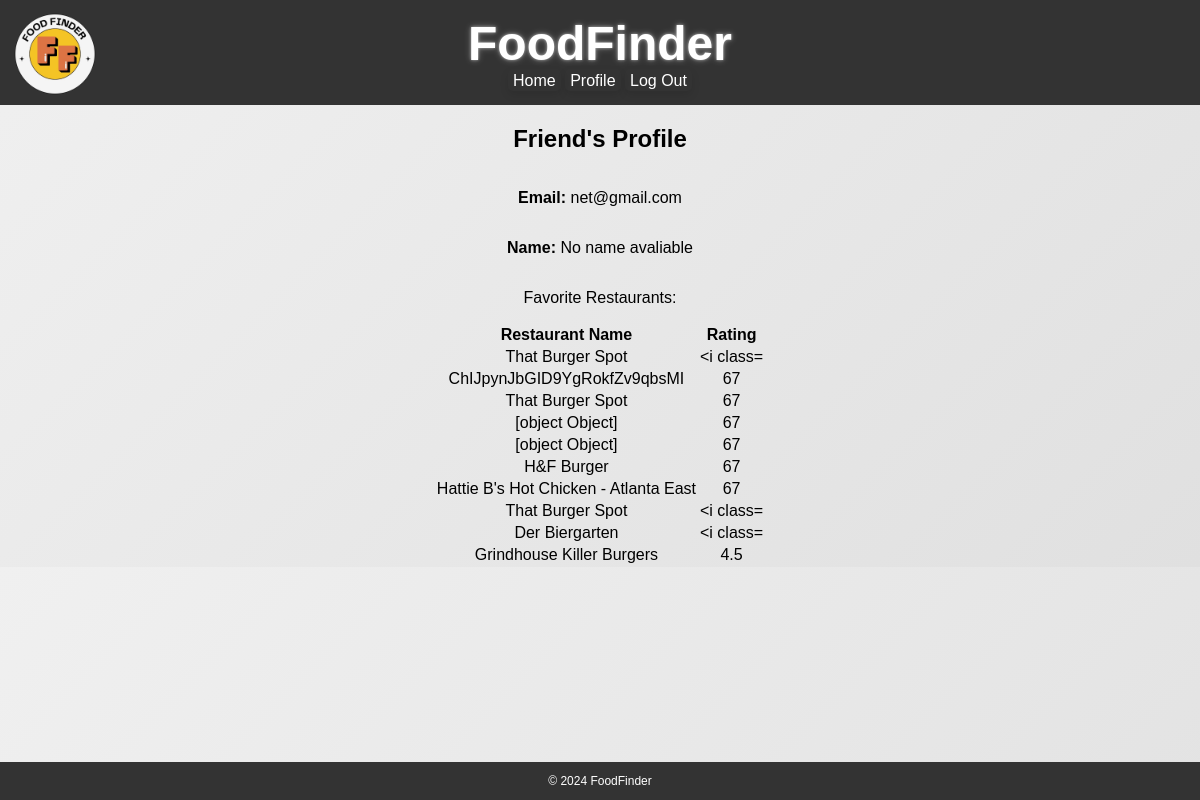
/profile/ (signed in), run on the app's committed database.
### FoodFinder/models.py (models this page shows)
class Restaurant(models.Model):
    place_id = models.CharField(max_length=255)
    name = models.CharField(max_length=255)
    rating = models.CharField(max_length=255)
    favorites = models.ManyToManyField(User, blank=True, related_name='favorites', default=None)

### FoodFinder/views.py (the view)
# urls.py: path('profile/', profile_view, name='profile'),  # Add the profile URL here
@login_required
def profile_view(request):
    fav_restaurant = Restaurant.objects.filter(favorites=request.user)
    context = {
        'fav_restaurant': fav_restaurant,
        'user': request.user
    }
    return render(request, 'profile.html', context)

### FoodFinder/templates/profile.html (shortened to what this page needs)
{% extends "base.html" %}
{% load static %}
{% block css %}
<link rel="stylesheet" href="{% static 'log.css' %}">
{% endblock %}
{% block content %}
<div class="content">
    <h2>{{ user.username }}'s Profile</h2>
    <p><strong>Email:</strong>
        {% if user.email %}
            {{ user.email }}
        {% elif user.socialaccount_set.exists %}
            {{ user.socialaccount_set.first.extra_data.email }}
        {% else %}
            No email available
        {% endif %}
    </p>
    <p><strong>Name:</strong>
        {% if user.first_name and user.last_name %}
            {{ user.first_name }} {{user.last_name }}
        {% else %}
            No name avaliable
        {% endif %}
    <p>Favorite Restaurants:</p>
    <table id="myTable">
        <thead>
            <tr>
                <th onclick="sortTable(0)">Restaurant Name</th>
                <th onclick="sortTable(1)">Rating</th>
            </tr>
        </thead>
        <tbody>
            {% for restaurant in fav_restaurant %}
        <tr>
            <td>{{ restaurant.name }}</td>
            <td>{{ restaurant.rating }}</td>
         </tr>
            {% endfor %}
        </tbody>
    </table>
</div>
{% endblock  %}

### FoodFinder/templates/base.html (shortened to what this page needs)
<!DOCTYPE html>
{% load static %}
<html lang="en">
<head>
    {% block css%}{% endblock %}
</head>
<body>
    <header style="position: relative;">
        <img src="{% static 'logo.png' %}" alt="logo" style="position: absolute; left: 5px; top: 70%; transform: translateY(-70%); height: auto; max-width: 100px;">
        <h1 style="text-align: center; margin: 0;">FoodFinder</h1>
        <nav>
            <ul>
                <li><a href="{% url 'home_redirect' %}">Home</a></li>
                {% if user.is_authenticated %}
                    <li><a href="{% url 'profile' %}">Profile</a></li>
                    <li><a href="{% url 'account_logout' %}">Log Out</a></li>
                {% else %}
                    <li><a href="{% url 'account_login' %}">Log In</a></li>
                {% endif %}
            </ul>
        </nav>
    </header>
    <main>
        {% block content %}{% endblock %}
    </main>
    <footer>
        <p>&copy; 2024 FoodFinder</p>
    </footer>
</body>
</html>

### static/log.css (style rules this page uses)
body { font-family: 'Poppins', sans-serif; margin: 0; padding: 0; background: linear-gradient(135deg, #f0f0f0, #e0e0e0); }
.content { display: flex; flex-grow: 1; justify-content: center; align-items: center; flex-direction: column; text-align: center; }
header { background-color: #333; color: white; padding: 1rem; text-align: center; }
header h1 { font-size: 3rem; text-shadow: 0 0 3px rgba(255, 255, 255, 0.5); margin: 0; filter: drop-shadow(0 0 3px rgba(255, 255, 255, 0.3)); }
nav ul { list-style-type: none; margin: 0; padding: 0; }
nav ul li { padding: 2.5px 5px; display: inline; border-radius: 5px; cursor: pointer; transition: background-color 0.5s ease, transform 0.2s ease, box-shadow 0.5s ease; box-shadow: 0 4px 8px rgba(0, 0, 0, 0.1); }
ul { text-decoration: none; list-style-type: none; }
a { text-decoration: none; }
nav ul li a { color: white; text-decoration: none; list-style-type: none; }
footer { background-color: #333; color: white; text-align: center; position: fixed; bottom: 0; width: 100%; font-size: 12px; }

### data on the page
Restaurant: name "That Burger Spot", rating "<i class="
Restaurant: name "ChIJpynJbGID9YgRokfZv9qbsMI", rating "67"
Restaurant: name "That Burger Spot", rating "67"
Restaurant: name "[object Object]", rating "67"
Restaurant: name "[object Object]", rating "67"
Restaurant: name "H&F Burger", rating "67"
Restaurant: name "Hattie B's Hot Chicken - Atlanta East", rating "67"
Restaurant: name "That Burger Spot", rating "<i class="
Restaurant: name "Der Biergarten", rating "<i class="
Restaurant: name "Grindhouse Killer Burgers", rating "4.5"

### other printed values
{{ user.username }} "Friend"
{{ user.email }} "net@gmail.com"
